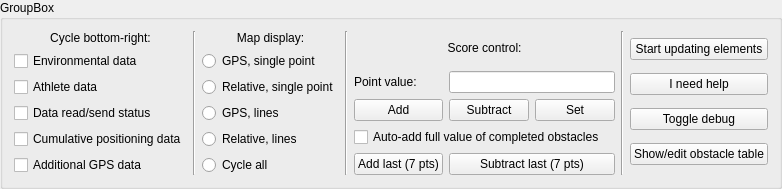
     <widget class="QGroupBox" name="groupBox">
      <property name="title">
       <string>GroupBox</string>
      </property>
      <layout class="QHBoxLayout" name="horizontalLayout">
       <item>
        <layout class="QVBoxLayout" name="verticalLayout_3">
         <item>
          <widget class="QLabel" name="label">
           <property name="text">
            <string>Cycle bottom-right:</string>
           </property>
           <property name="alignment">
            <set>Qt::AlignCenter</set>
           </property>
          </widget>
         </item>
         <item>
          <widget class="QCheckBox" name="environmental_checkbox">
           <property name="text">
            <string>Environmental data</string>
           </property>
          </widget>
         </item>
         <item>
          <widget class="QCheckBox" name="athelete_checkbox">
           <property name="text">
            <string>Athlete data</string>
           </property>
          </widget>
         </item>
         <item>
          <widget class="QCheckBox" name="data_read_checkbox">
           <property name="toolTip">
            <string/>
           </property>
           <property name="text">
            <string>Data read/send status</string>
           </property>
          </widget>
         </item>
         <item>
          <widget class="QCheckBox" name="cumulative_position_checkbox">
           <property name="text">
            <string>Cumulative positioning data</string>
           </property>
          </widget>
         </item>
         <item>
          <widget class="QCheckBox" name="gps_checkbox">
           <property name="text">
            <string>Additional GPS data</string>
           </property>
          </widget>
         </item>
        </layout>
       </item>
       <item>
        <widget class="Line" name="line">
         <property name="orientation">
          <enum>Qt::Vertical</enum>
         </property>
        </widget>
       </item>
       <item>
        <layout class="QVBoxLayout" name="verticalLayout_4">
         <item>
          <widget class="QLabel" name="label_5">
           <property name="text">
            <string>Map display:</string>
           </property>
           <property name="alignment">
            <set>Qt::AlignCenter</set>
           </property>
          </widget>
         </item>
         <item>
          <widget class="QRadioButton" name="gps_point_radio">
           <property name="text">
            <string>GPS, single point</string>
           </property>
          </widget>
         </item>
         <item>
          <widget class="QRadioButton" name="relative_point_radio">
           <property name="text">
            <string>Relative, single point</string>
           </property>
          </widget>
         </item>
         <item>
          <widget class="QRadioButton" name="gps_lines_radio">
           <property name="text">
            <string>GPS, lines</string>
           </property>
          </widget>
         </item>
         <item>
          <widget class="QRadioButton" name="relative_lines_radio">
           <property name="text">
            <string>Relative, lines</string>
           </property>
          </widget>
         </item>
         <item>
          <widget class="QRadioButton" name="cycle_all_radio">
           <property name="text">
            <string>Cycle all</string>
           </property>
          </widget>
         </item>
        </layout>
       </item>
       <item>
        <widget class="Line" name="line_2">
         <property name="orientation">
          <enum>Qt::Vertical</enum>
         </property>
        </widget>
       </item>
       <item>
        <layout class="QGridLayout" name="gridLayout_3">
         <item row="5" column="2">
          <widget class="QPushButton" name="score_set_button">
           <property name="toolTip">
            <string>Set the current score to the value above.</string>
           </property>
           <property name="text">
            <string>Set</string>
           </property>
          </widget>
         </item>
         <item row="1" column="0" colspan="3">
          <widget class="QLabel" name="label_6">
           <property name="text">
            <string>Score control:</string>
           </property>
           <property name="alignment">
            <set>Qt::AlignCenter</set>
           </property>
          </widget>
         </item>
         <item row="5" column="0">
          <widget class="QPushButton" name="score_add_button">
           <property name="toolTip">
            <string>Add the value above to the current score.</string>
           </property>
           <property name="text">
            <string>Add</string>
           </property>
          </widget>
         </item>
         <item row="6" column="0" colspan="3">
          <widget class="QCheckBox" name="autoadd_checkbox">
           <property name="text">
            <string>Auto-add full value of completed obstacles</string>
           </property>
          </widget>
         </item>
         <item row="5" column="1">
          <widget class="QPushButton" name="score_subtract_button">
           <property name="toolTip">
            <string>Subtract the value above from the current score.</string>
           </property>
           <property name="text">
            <string>Subtract</string>
           </property>
          </widget>
         </item>
         <item row="2" column="0">
          <widget class="QLabel" name="label_2">
           <property name="text">
            <string>Point value:</string>
           </property>
          </widget>
         </item>
         <item row="2" column="1" colspan="2">
          <widget class="QLineEdit" name="points_edit"/>
         </item>
         <item row="7" column="0">
          <widget class="QPushButton" name="obst_subtract_button">
           <property name="toolTip">
            <string>Add the full value of the previous obstacle.</string>
           </property>
           <property name="text">
            <string>Add last (7 pts)</string>
           </property>
          </widget>
         </item>
         <item row="7" column="1" colspan="2">
          <widget class="QPushButton" name="obst_add_button">
           <property name="toolTip">
            <string>Subtract the full value of the previous obstacle.</string>
           </property>
           <property name="text">
            <string>Subtract last (7 pts)</string>
           </property>
          </widget>
         </item>
        </layout>
       </item>
       <item>
        <widget class="Line" name="line_3">
         <property name="orientation">
          <enum>Qt::Vertical</enum>
         </property>
        </widget>
       </item>
       <item>
        <layout class="QVBoxLayout" name="verticalLayout_5">
         <item>
          <widget class="QPushButton" name="start_updating_button">
           <property name="text">
            <string>Start updating elements</string>
           </property>
          </widget>
         </item>
         <item>
          <widget class="QPushButton" name="help_button">
           <property name="toolTip">
            <string>Click for help on setting up the stream, including keys and information.</string>
           </property>
           <property name="text">
            <string>I need help</string>
           </property>
          </widget>
         </item>
         <item>
          <widget class="QPushButton" name="toggle_debug_button">
           <property name="text">
            <string>Toggle debug</string>
           </property>
          </widget>
         </item>
         <item>
          <widget class="QPushButton" name="show_obstacles_button">
           <property name="text">
            <string>Show/edit obstacle table</string>
           </property>
          </widget>
         </item>
        </layout>
       </item>
      </layout>
     </widget>
